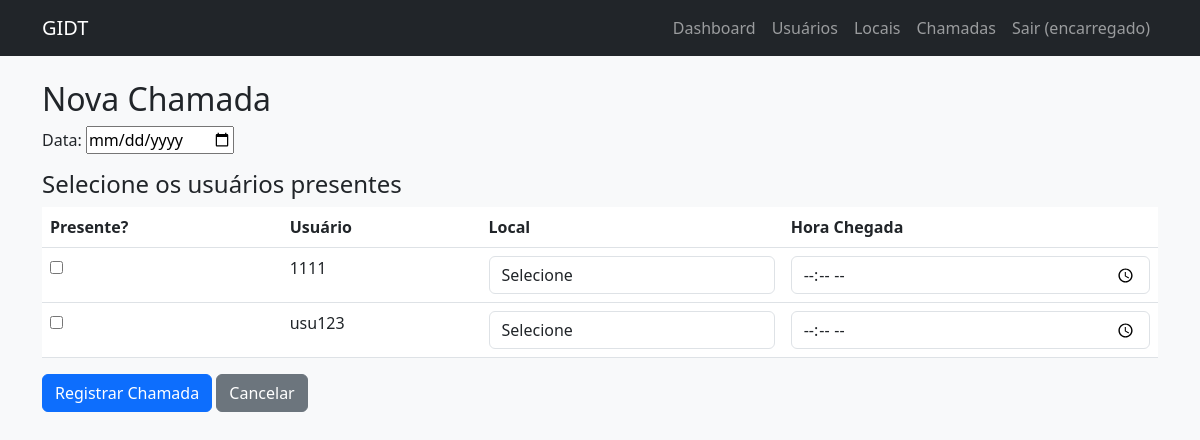
The page /encarregado/chamadas/nova/ (signed in) on the database as committed earlier.
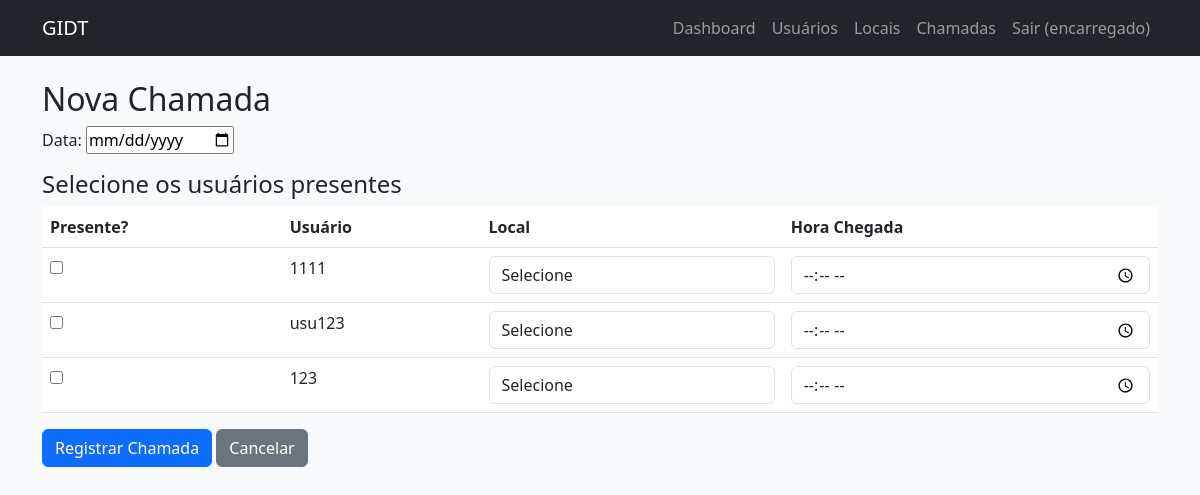
The same page on the database as committed later.
### gestao/models.py (models this page shows, shortened)
class User(AbstractUser):
    ROLE_CHOICES = (
        ('gestor', 'Gestor'),
        ('gerente', 'Gerente'),
        ('encarregado', 'Encarregado'),
        ('usuario', 'Usuário'),
        ('administrador', 'Administrador'),
    )
    role = models.CharField(max_length=20, choices=ROLE_CHOICES, default='usuario')
    cpf = models.CharField(max_length=14, unique=True, null=True, blank=True)
    telefone = models.CharField(max_length=20, blank=True)
    endereco = models.TextField(blank=True)
    aprovado = models.BooleanField(default=False)
    aprovado_por = models.ForeignKey('self', on_delete=models.SET_NULL, null=True, blank=True, related_name='aprovados')
    aprovado_em = models.DateTimeField(null=True, blank=True)
    pix = models.CharField(max_length=50, blank=True)
    setor = models.CharField(max_length=100, blank=True, null=True, help_text="Nome ou código do setor")
    filial = models.CharField(max_length=100, blank=True, null=True, help_text="Nome ou código da filial")

### gestao/views/Vencarregado.py (the view)
# urls.py: path('encarregado/chamadas/nova/', chamada_create, name='chamada_create'),
@login_required
@role_required('encarregado')
def chamada_create(request):
    if request.method == 'POST':
        form = ChamadaForm(request.POST)
        if form.is_valid():
            chamada = form.save(commit=False)
            chamada.filial = request.user.filial
            chamada.setor = request.user.setor
            data = form.cleaned_data['data']
            if not data:
                messages.error(request, 'A data é obrigatória.')
                return render(request, 'encarregado/chamada_form.html', {
                    'form': form,
                    'usuarios': usuarios_ids,
                    'locais': locais
                })
            if Chamada.objects.filter(data=data, encarregado=request.user).exists():
                messages.error(request, 'Já existe uma chamada para esta data.')
                return redirect('chamada_create')
            chamada = form.save(commit=False)
            chamada.encarregado = request.user
            chamada.save()
            usuarios = User.objects.filter(
                id__in=usuarios_ids,
                filial_id=request.POST.get('filial'),
                setor_id=request.POST.get('setor')
            )
            usuarios_ids = request.POST.getlist('usuarios')
            for uid in usuarios_ids:
                local_id = request.POST.get(f'local_{uid}')
                if not local_id:
                    messages.error(request, f'Local obrigatório.')
                    return render(request, 'encarregado/chamada_form.html', {
                        'form': form,
                        'usuarios': usuarios_ids,
                        'locais': local_id,
                    })
                if not data:
                    usuarios_aprovados = User.objects.filter(role='usuario', aprovado=True)
                    messages.error(request, 'Data é obrigatória.')
                    return render(request, 'encarregado/chamada_form.html', {
                        'form': form,
                        'usuarios': usuarios_aprovados,
                    })
                hora = request.POST.get(f'hora_{uid}')
                if local_id:
                    presenca = Presenca(
                        chamada=chamada,
                        usuario_id=uid,
                        local_id=local_id,
                        hora_chegada=hora
                    )
                    presenca.save()
            messages.success(request, 'Chamada registrada.')
            return redirect('chamada_list')
    else:
        form = ChamadaForm(initial={'data': timezone.now().date()})
        usuarios_aprovados = User.objects.filter(role='usuario', setor=request.user.setor, aprovado=True, filial=request.user.filial)
        locais = Local.objects.all()
        return render(request, 'encarregado/chamada_form.html', {
            'form': form,
            'usuarios': usuarios_aprovados,
            'locais': locais
        })

### gestao/forms.py
class ChamadaForm(forms.ModelForm):
    class Meta:
        model = Chamada
        fields = [
            'data',
        ]
        widgets = {
            'data': forms.DateInput(attrs={'type': 'date'}),
        }

### templates/encarregado/chamada_form.html (shortened to what this page needs)
{% extends "base.html" %}
{% block content %}
<h2>Nova Chamada</h2>
<form method="post" id="chamadaForm">
    {{ form.as_p }}
    <h4>Selecione os usuários presentes</h4>
    <table class="table">
        <thead>
            <tr>
                <th>Presente?</th>
                <th>Usuário</th>
                <th>Local</th>
                <th>Hora Chegada</th>
            </tr>
        </thead>
        <tbody>
            {% for usuario in usuarios %}
            <tr>
                <td>
                    <input type="checkbox"
                           name="usuarios"
                           value="{{ usuario.id }}"
                           class="usuario-checkbox">
                </td>
                <td>
                    {{ usuario.first_name }}
                </td>
                <td>
                    <select name="local_{{ usuario.id }}"
                            class="form-control local-select">
                        <option value="">Selecione</option>
                    </select>
                </td>
                <td>
                    <input type="time"
                           name="hora_{{ usuario.id }}"
                           class="form-control hora-input">
                </td>
            </tr>
            {% endfor %}
        </tbody>
    </table>
    <button type="submit" class="btn btn-primary">
        Registrar Chamada
    </button>
    <a href="{% url 'chamada_list' %}" class="btn btn-secondary">
        Cancelar
    </a>
</form>
{% endblock %}

Rows that differ between the two databases and show on the page:
added User: first_name "123"
